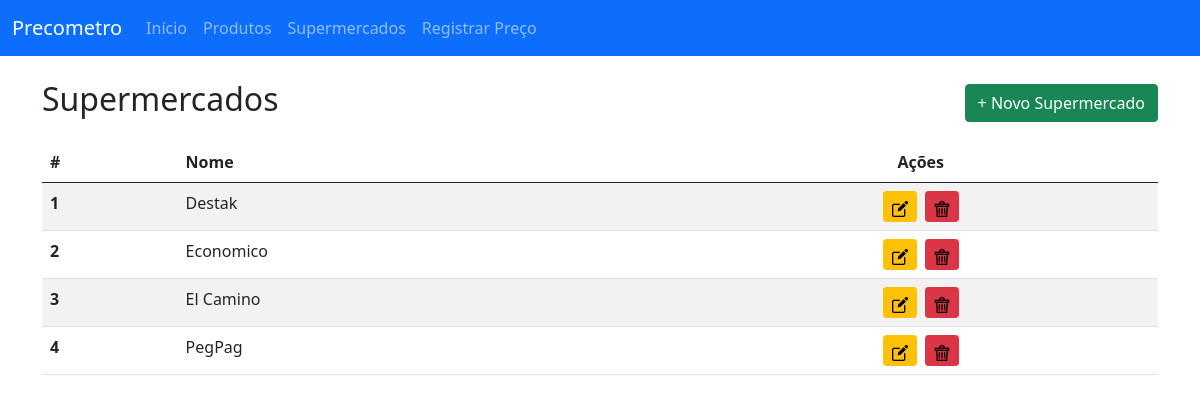
The page /supermercado/ on the database as committed earlier.
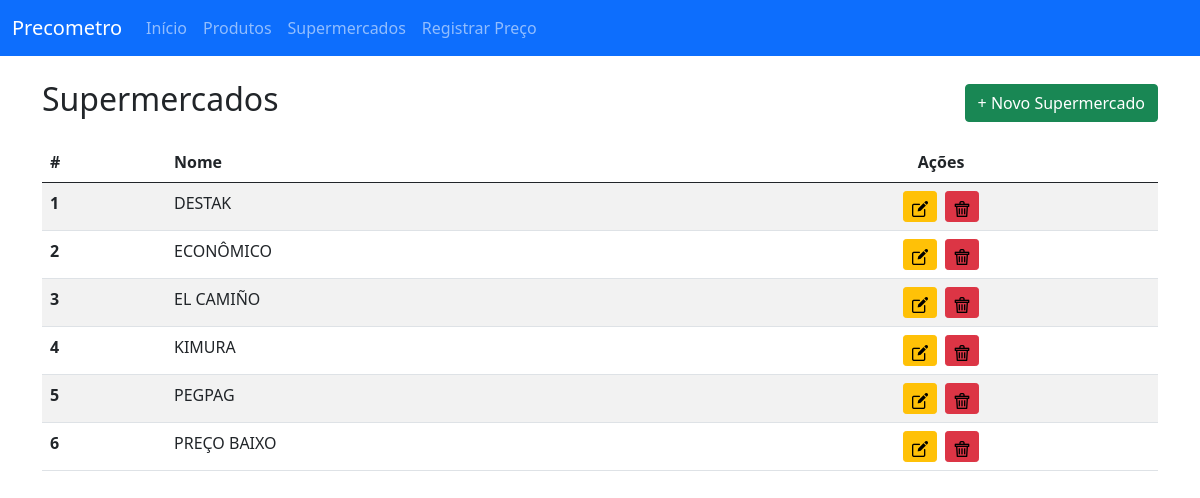
The same page on the database as committed later.
### app/models.py (models this page shows, shortened)
class Supermercado(models.Model):
    nome = models.CharField(max_length=100)

### app/views.py (the view)
# urls.py: path('supermercado/', supermercado_list, name='supermercado_list'),
def supermercado_list(request):
    supermercados = Supermercado.objects.all().order_by('nome')
    return render(request, 'supermercado_list.html', {'supermercados': supermercados})

### template/supermercado_list.html (shortened to what this page needs)
{% extends "menu.html" %}
{% load static %}
{% block body %}
<div class="container">
    <div class="d-flex justify-content-between align-items-center mb-3">
        <h2>Supermercados</h2>
        <a href="{% url 'app:supermercado' %}" class="btn btn-success">+ Novo Supermercado</a>
    </div>
    <table class="table table-striped table-hover mt-3">
        <thead>
            <tr>
                <th scope="col">#</th>
                <th scope="col">Nome</th>
                <th scope="col" class="text-center">Ações</th>
            </tr>
        </thead>
        <tbody>
            {% for s in supermercados %}
            <tr>
                <th scope="row">{{ forloop.counter }}</th>
                <td>{{ s.nome }}</td>
                <td class="text-center">
                    <a href="{% url 'app:supermercado_edit' s.id %}" class="btn btn-warning btn-sm me-1" title="Editar">
                        <img src="{% static 'img/edit.png' %}" alt="Editar" width="16" height="16">
                    </a>
                    <a href="{% url 'app:supermercado_delete' s.id %}" class="btn btn-danger btn-sm" title="Deletar" onclick="return confirm('Deseja realmente excluir este supermercado?');">
                        <img src="{% static 'img/delete.png' %}" alt="Deletar" width="16" height="16">
                    </a>
                </td>
            </tr>
            {% empty %}
            <tr>
                <td colspan="3" class="text-center text-muted">Nenhum supermercado cadastrado.</td>
            </tr>
            {% endfor %}
        </tbody>
    </table>
</div>
{% endblock %}

Rows that differ between the two databases and show on the page:
removed Supermercado: nome "PegPag"
changed Supermercado: nome "Destak" → "DESTAK"
changed Supermercado: nome "Economico" → "ECONÔMICO"
changed Supermercado: nome "El Camino" → "EL CAMIÑO"
added Supermercado: nome "KIMURA"
added Supermercado: nome "PEGPAG"
added Supermercado: nome "PREÇO BAIXO"
